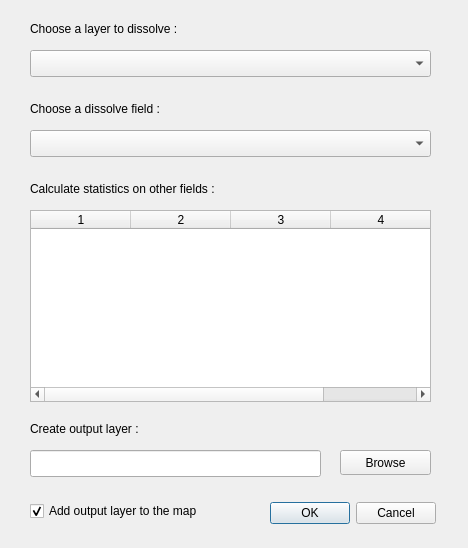
<?xml version="1.0" encoding="UTF-8"?>
<ui version="4.0">
 <class>DissolveWithStats</class>
 <widget class="QDialog" name="DissolveWithStats">
  <property name="geometry">
   <rect>
    <x>0</x>
    <y>0</y>
    <width>468</width>
    <height>548</height>
   </rect>
  </property>
  <property name="windowTitle">
   <string>Dissolve with stats</string>
  </property>
  <widget class="QLabel" name="labelLayerList">
   <property name="geometry">
    <rect>
     <x>30</x>
     <y>20</y>
     <width>211</width>
     <height>17</height>
    </rect>
   </property>
   <property name="toolTip">
    <string>&lt;html&gt;&lt;head/&gt;&lt;body&gt;&lt;p&gt;Choose a layer to dissolve&lt;/p&gt;&lt;/body&gt;&lt;/html&gt;</string>
   </property>
   <property name="text">
    <string>Choose a layer to dissolve :</string>
   </property>
  </widget>
  <widget class="QLabel" name="labelFieldList">
   <property name="geometry">
    <rect>
     <x>30</x>
     <y>100</y>
     <width>211</width>
     <height>17</height>
    </rect>
   </property>
   <property name="toolTip">
    <string>&lt;html&gt;&lt;head/&gt;&lt;body&gt;&lt;p&gt;All the geometries with the same value for this field will be merged together&lt;/p&gt;&lt;/body&gt;&lt;/html&gt;</string>
   </property>
   <property name="text">
    <string>Choose a dissolve field :</string>
   </property>
  </widget>
  <widget class="QComboBox" name="comboLayerList">
   <property name="geometry">
    <rect>
     <x>30</x>
     <y>50</y>
     <width>401</width>
     <height>27</height>
    </rect>
   </property>
  </widget>
  <widget class="QComboBox" name="comboFieldList">
   <property name="geometry">
    <rect>
     <x>30</x>
     <y>130</y>
     <width>401</width>
     <height>27</height>
    </rect>
   </property>
   <property name="editable">
    <bool>false</bool>
   </property>
   <property name="currentIndex">
    <number>-1</number>
   </property>
  </widget>
  <widget class="QDialogButtonBox" name="buttonBox">
   <property name="geometry">
    <rect>
     <x>260</x>
     <y>500</y>
     <width>176</width>
     <height>27</height>
    </rect>
   </property>
   <property name="standardButtons">
    <set>QDialogButtonBox::Cancel|QDialogButtonBox::Ok</set>
   </property>
  </widget>
  <widget class="QToolButton" name="outButton">
   <property name="geometry">
    <rect>
     <x>340</x>
     <y>450</y>
     <width>91</width>
     <height>25</height>
    </rect>
   </property>
   <property name="text">
    <string>Browse</string>
   </property>
  </widget>
  <widget class="QLineEdit" name="outShape">
   <property name="enabled">
    <bool>true</bool>
   </property>
   <property name="geometry">
    <rect>
     <x>30</x>
     <y>450</y>
     <width>291</width>
     <height>27</height>
    </rect>
   </property>
  </widget>
  <widget class="QLabel" name="labelOutput">
   <property name="geometry">
    <rect>
     <x>30</x>
     <y>420</y>
     <width>211</width>
     <height>17</height>
    </rect>
   </property>
   <property name="toolTip">
    <string>&lt;html&gt;&lt;head/&gt;&lt;body&gt;&lt;p&gt;Click on Browse button to specify output layer&lt;/p&gt;&lt;/body&gt;&lt;/html&gt;</string>
   </property>
   <property name="text">
    <string>Create output layer :</string>
   </property>
  </widget>
  <widget class="QLabel" name="labelFieldTable">
   <property name="geometry">
    <rect>
     <x>30</x>
     <y>180</y>
     <width>261</width>
     <height>17</height>
    </rect>
   </property>
   <property name="toolTip">
    <string>&lt;html&gt;&lt;head/&gt;&lt;body&gt;&lt;p&gt;Choose which fields will be present in the output layer, and which statistic to calculate&lt;/p&gt;&lt;/body&gt;&lt;/html&gt;</string>
   </property>
   <property name="text">
    <string>Calculate statistics on other fields :</string>
   </property>
  </widget>
  <widget class="QTableWidget" name="tableFields">
   <property name="geometry">
    <rect>
     <x>30</x>
     <y>210</y>
     <width>401</width>
     <height>192</height>
    </rect>
   </property>
   <property name="rowCount">
    <number>0</number>
   </property>
   <property name="columnCount">
    <number>4</number>
   </property>
   <column/>
   <column/>
   <column/>
   <column/>
  </widget>
  <widget class="QCheckBox" name="checkBoxAddFile">
   <property name="geometry">
    <rect>
     <x>30</x>
     <y>500</y>
     <width>221</width>
     <height>22</height>
    </rect>
   </property>
   <property name="toolTip">
    <string>&lt;html&gt;&lt;head/&gt;&lt;body&gt;&lt;p&gt;Uncheck this if you do not want the output layer to be loaded in QGIS&lt;/p&gt;&lt;/body&gt;&lt;/html&gt;</string>
   </property>
   <property name="text">
    <string>Add output layer to the map</string>
   </property>
   <property name="checked">
    <bool>true</bool>
   </property>
  </widget>
 </widget>
 <resources/>
 <connections/>
</ui>
